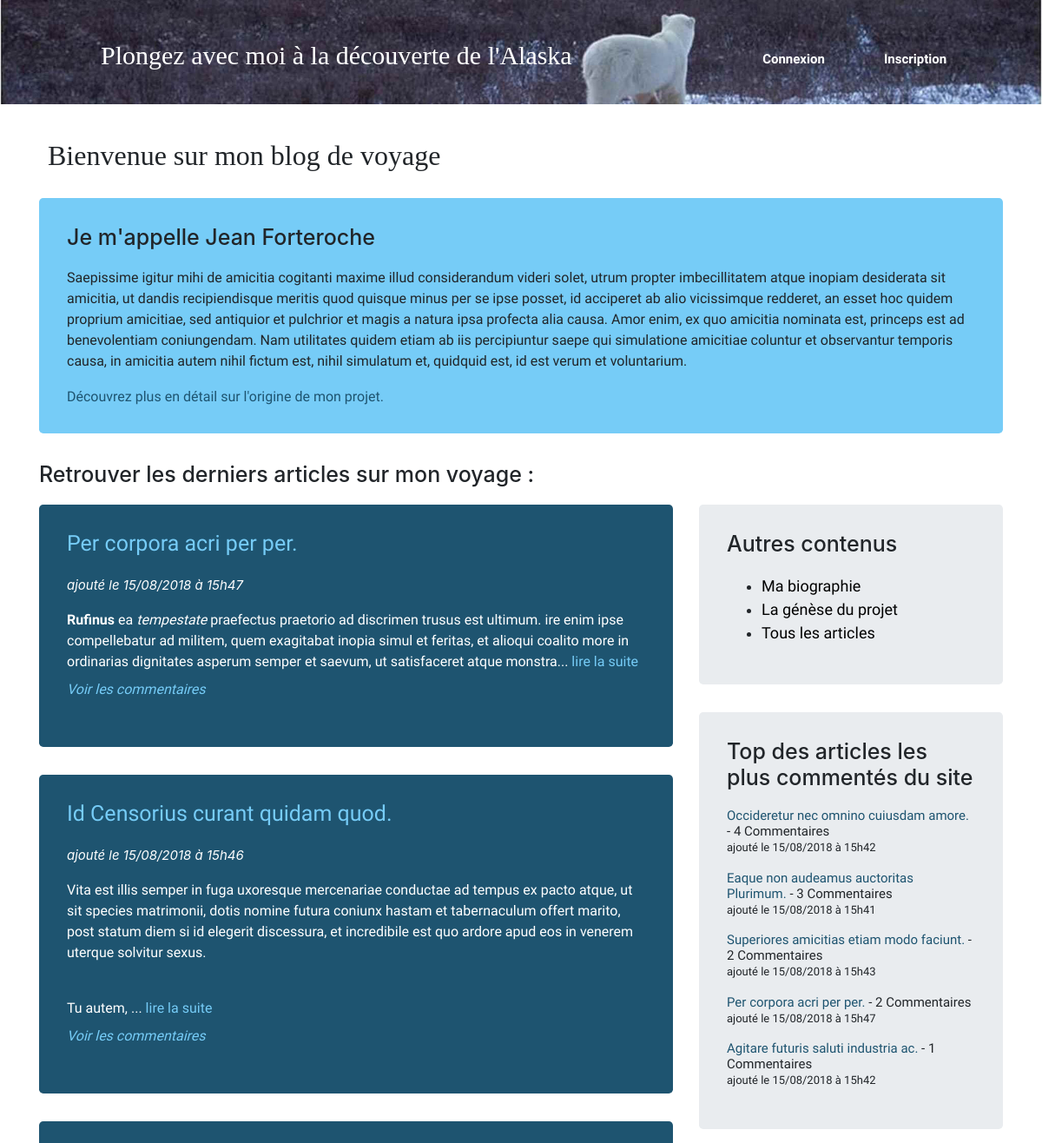
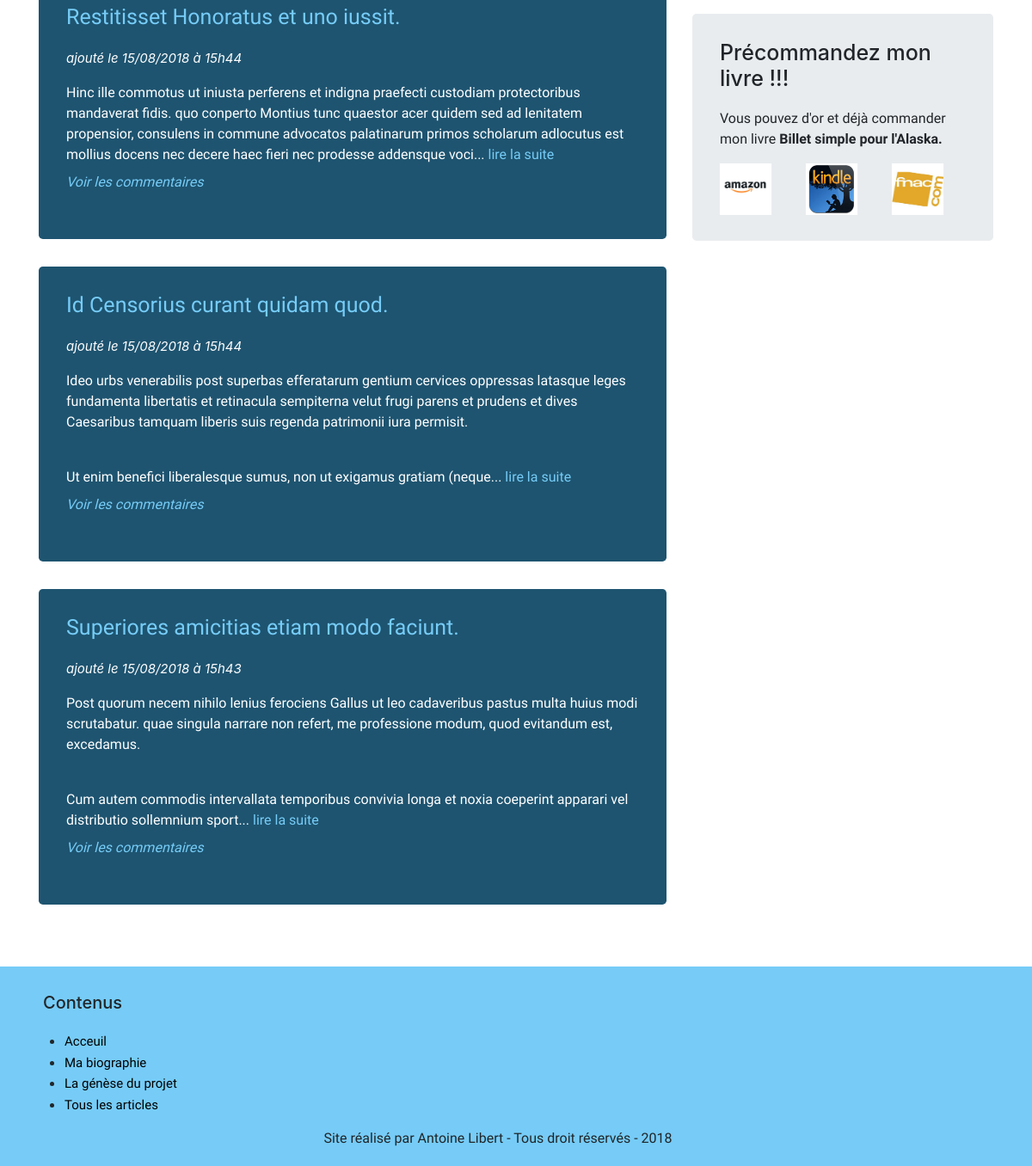
The page / on the database its author committed (2 pictures, top to bottom).
### tables this page shows
CREATE TABLE `roche_articles` (
  `id` int(11) NOT NULL,
  `title` varchar(240) NOT NULL,
  `userId` int(11) NOT NULL,
  `content` text NOT NULL,
  `creationDate` datetime NOT NULL,
  `updateDate` datetime NOT NULL,
  `nbComment` int(11) NOT NULL
);

### controller/frontend.php (called while the page is built, shortened)
<?php
class Frontend {
	public function articlesListView() {
		$articleManager = new ArticleManager();
		$articles = $articleManager->getRecentList();
		$topArticles = $articleManager->getBestList();
		require('view/frontend/articlesListView.php');
	}
}

### model/ArticleManager.php (called while the page is built, shortened)
<?php
class ArticleManager extends DBAccess {
  public function getRecentList()
  {
    $articles = [];
    $q = $this->db->query('SELECT id, userId, title, content, DATE_FORMAT(creationDate, \'%d/%m/%Y à %Hh%i\') AS creationDate, DATE_FORMAT(updateDate, \'%d/%m/%Y à %Hh%i\') AS updateDate, nbComment FROM roche_articles ORDER BY updateDate DESC LIMIT 0, 5');
    while ($data = $q->fetch(\PDO::FETCH_ASSOC))
    {
      $articles[] = new Article($data);
    }
    return $articles;
  }
  public function getBestList()
  {
    $articles = [];
    $q = $this->db->query('SELECT id, userId, title, content, DATE_FORMAT(creationDate, \'%d/%m/%Y à %Hh%i\') AS creationDate, DATE_FORMAT(updateDate, \'%d/%m/%Y à %Hh%i\') AS updateDate, nbComment FROM roche_articles ORDER BY nbComment DESC LIMIT 0, 5');
    while ($data = $q->fetch(\PDO::FETCH_ASSOC))
    {
      $articles[] = new Article($data);
    }
    return $articles;
  }
}

### model/DBAccess.php (called while the page is built, shortened)
<?php
abstract class DBAccess {
	public function __construct()
	{
		$db = new \PDO('mysql:host=localhost;dbname=ingenusprb476', 'root', '');
		$this->db = $db;
	}
}

### model/BlogContent.php (called while the page is built, shortened)
<?php
abstract class BlogContent {
	protected $id,
	$userId,
	$content,
	$creationDate;
	public function hydrate(array $data)
  	{
    	foreach ($data as $key => $value)
    	{
     	 	$method = 'set'.ucfirst($key);
      	}
    }
 	public function getId()
 	{
 		return $this->id;
 	}
  	public function getContent()
  	{
 		return $this->content;
	}
  	public function getCreationDate()
  	{
 		return $this->creationDate;
 	}
	public function setId($Id)
	{
 		$Id = (int) $Id;
 		if ($Id > 0)
 		{
 			$this->id = $Id;
 		}
	}
 	public function setUserId($userId)
 	{
 		$userId = (int) $userId;
 	}
  public function setContent($content)
  {
  		if (is_string($content))
  		{
 			$this->content = $content;
 		}
 	}
  public function setCreationDate($creationDate)
  {
    if (is_string($creationDate))
    {
      $this->creationDate = $creationDate;
    }
  }
}

### model/Article.php (called while the page is built, shortened)
<?php
class Article extends BlogContent {
	protected $title,
  $updateDate,
  $nbComment;
  public function getTitle()
  {
 	  return $this->title;
 	}
  public function getNbComment()
  {
    return $this->nbComment;
  }
  public function setTitle($title)
  {
    if (is_string($title) && strlen($title) < 240)
    {
       $this->title = $title;
    }
  }
  public function setNbComment($nbComment)
  {
    $nbComment = (int) $nbComment;
    if ($nbComment >= 0)
    {
      $this->nbComment = $nbComment;
    }
  }
}

### view/frontend/articlesListView.php (the view, shortened to what this page needs)
    <?php if(isset($_SESSION['pseudo'])) { ?>
        <h2>Bonjour <?=  $_SESSION['pseudo']?>, venez découvrir l'Alaska avec moi</h2>
    <?php } else { ?>
        <h2>Bienvenue sur mon blog de voyage</h2>
    <?php } ?>
    <div id='presentation' class="jumbotron">
        <h3>Je m'appelle Jean Forteroche</h3>
        <p> Saepissime igitur mihi de amicitia cogitanti maxime illud considerandum videri solet, utrum propter imbecillitatem atque inopiam desiderata sit amicitia, ut dandis recipiendisque meritis quod quisque minus per se ipse posset, id acciperet ab alio vicissimque redderet, an esset hoc quidem proprium amicitiae, sed antiquior et pulchrior et magis a natura ipsa profecta alia causa. Amor enim, ex quo amicitia nominata est, princeps est ad benevolentiam coniungendam. Nam utilitates quidem etiam ab iis percipiuntur saepe qui simulatione amicitiae coluntur et observantur temporis causa, in amicitia autem nihil fictum est, nihil simulatum et, quidquid est, id est verum et voluntarium.</p>
        <a href="index.php?action=genesys">Découvrez plus en détail sur l'origine de mon projet.</a>
    </div>
    <h3>Retrouver les derniers articles sur mon voyage : </h3>
    <div class="row">
        <div class="col-lg-8 col-md-7">
            <?php foreach ($articles as $data) { ?>
                <div class="articleBox jumbotron">
                    <a href="index.php?action=article&amp;id=<?= $data->getId() ?>"><h3><?= htmlspecialchars_decode($data->getTitle()) ?></h3></a>
                    <em class="creationDate">ajouté le <?= $data->getCreationDate() ?></em>
                    <p>
                        <?= nl2br(htmlspecialchars_decode(substr($data->getContent(), 0, 320).'...')) ?>
                        <a href="index.php?action=article&amp;id=<?= $data->getId() ?>"> lire la suite</a><br />
                        <em><a class="commentLink" href="index.php?action=article&amp;id=<?= $data->getId() ?>#commentSpace">Voir les commentaires</a></em>
                    </p>
                </div>
            <?php } ?>
        </div>
        <div class="col-lg-4 col-md-5">
            <?php  require('view/include/navPage.php'); ?>
            <?php  require('view/include/topComment.php'); ?>
            <?php  require('view/include/book.php'); ?>
        </div>
    </div>
<?php require('view/template.php'); ?>

### view/include/topComment.php
<article id="topComment" class="jumbotron">
    <h3>Top des articles les plus commentés du site</h3>
	<?php foreach ($topArticles as $data) { ?>
    	<div class="resumeArticles">
       		<h4><a href="index.php?action=article&amp;id=<?= $data->getId() ?>"><?= htmlspecialchars($data->getTitle()) ?></a> - <?= $data->getNbComment()?> Commentaires</h4>
        	<p class="creationDate"> ajouté le <?= $data->getCreationDate() ?></p>
    	</div>
	<?php } ?>
</article>

### public/css/styles.css (style rules this page uses)
h2 { margin-left: 10px; margin-bottom: 30px; }
p { font-family: 'Sawarabi Mincho', sans-serif; }
h2 { font-family: 'Bitter', serif; }
a, h4 { font-family: 'Corben', cursive; }
h3 { font-size: 25px; margin-bottom: 20px; }
h4 { font-size: 15px; margin-bottom: 0px; }
h4 a { color: #1e5470; }
.articleBox { padding-top : 40px; padding-bottom : 40px; background-color: #1e5470; color: white; }
.creationDate { font-size: 15px; }
.commentLink { line-height: 40px; }
#presentation { background-color: #76ccf7; }
#presentation a { color: #1e5470; }
a { color: #76ccf7; }
.jumbotron { padding-top: 30px; padding-bottom: 30px; }
.resumeArticles .creationDate { font-size: 13px; }

### rows shown on the page
roche_articles: title "Per corpora acri per per.", CreationDate "15/08/2018 à 15h47", content "Rufinus ea tempestate praefectus praetorio ad discrimen trusus est ultimum. ire enim ipse compellebatur ad militem, quem exagitabat inopia simul et feritas, et alioqui coalito more in ordinarias dignitates asperum semper et saevum, ut satisfaceret atque monstra...", nbComment "2"
roche_articles: title "Id Censorius curant quidam quod.", CreationDate "15/08/2018 à 15h46", content "Vita est illis semper in fuga uxoresque mercenariae conductae ad tempus ex pacto atque, ut sit species matrimonii, dotis nomine futura coniunx hastam et tabernaculum offert marito, post statum diem si id elegerit discessura, et incredibile est quo ardore apud eos in venerem uterque solvitur sexus. Tu autem, ..."
roche_articles: title "Restitisset Honoratus et uno iussit.", CreationDate "15/08/2018 à 15h44", content "Hinc ille commotus ut iniusta perferens et indigna praefecti custodiam protectoribus mandaverat fidis. quo conperto Montius tunc quaestor acer quidem sed ad lenitatem propensior, consulens in commune advocatos palatinarum primos scholarum adlocutus est mollius docens nec decere haec fieri nec prodesse addensque voci..."
roche_articles: title "Id Censorius curant quidam quod.", CreationDate "15/08/2018 à 15h44", content "Ideo urbs venerabilis post superbas efferatarum gentium cervices oppressas latasque leges fundamenta libertatis et retinacula sempiterna velut frugi parens et prudens et dives Caesaribus tamquam liberis suis regenda patrimonii iura permisit. Ut enim benefici liberalesque sumus, non ut exigamus gratiam (neque..."
roche_articles: title "Superiores amicitias etiam modo faciunt.", CreationDate "15/08/2018 à 15h43", content "Post quorum necem nihilo lenius ferociens Gallus ut leo cadaveribus pastus multa huius modi scrutabatur. quae singula narrare non refert, me professione modum, quod evitandum est, excedamus. Cum autem commodis intervallata temporibus convivia longa et noxia coeperint apparari vel distributio sollemnium sport...", nbComment "2"
roche_articles: title "Occideretur nec omnino cuiusdam amore.", nbComment "4", CreationDate "15/08/2018 à 15h42"
roche_articles: title "Eaque non audeamus auctoritas Plurimum.", nbComment "3", CreationDate "15/08/2018 à 15h41"
roche_articles: title "Agitare futuris saluti industria ac.", nbComment "1", CreationDate "15/08/2018 à 15h42"
